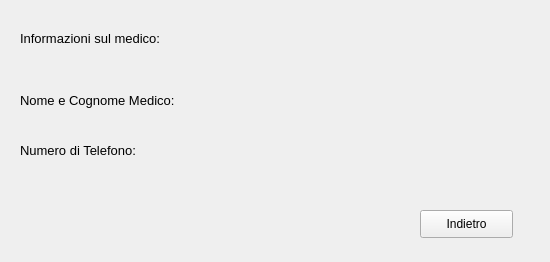
<?xml version="1.0" encoding="UTF-8"?>
<ui version="4.0">
 <class>Form</class>
 <widget class="QWidget" name="Form">
  <property name="geometry">
   <rect>
    <x>0</x>
    <y>0</y>
    <width>550</width>
    <height>262</height>
   </rect>
  </property>
  <property name="windowTitle">
   <string>Visualizza Informazioni Medico</string>
  </property>
  <widget class="QLabel" name="label">
   <property name="geometry">
    <rect>
     <x>20</x>
     <y>30</y>
     <width>211</width>
     <height>16</height>
    </rect>
   </property>
   <property name="font">
    <font>
     <pointsize>10</pointsize>
    </font>
   </property>
   <property name="text">
    <string>Informazioni sul medico:</string>
   </property>
  </widget>
  <widget class="QPushButton" name="pushButton">
   <property name="geometry">
    <rect>
     <x>420</x>
     <y>210</y>
     <width>93</width>
     <height>28</height>
    </rect>
   </property>
   <property name="text">
    <string>Indietro</string>
   </property>
  </widget>
  <widget class="QLabel" name="label_2">
   <property name="geometry">
    <rect>
     <x>20</x>
     <y>85</y>
     <width>211</width>
     <height>31</height>
    </rect>
   </property>
   <property name="font">
    <font>
     <pointsize>10</pointsize>
    </font>
   </property>
   <property name="text">
    <string>Nome e Cognome Medico:</string>
   </property>
  </widget>
  <widget class="QLabel" name="label_3">
   <property name="geometry">
    <rect>
     <x>20</x>
     <y>140</y>
     <width>191</width>
     <height>21</height>
    </rect>
   </property>
   <property name="font">
    <font>
     <pointsize>10</pointsize>
    </font>
   </property>
   <property name="text">
    <string>Numero di Telefono:</string>
   </property>
  </widget>
  <widget class="QLabel" name="label_4">
   <property name="geometry">
    <rect>
     <x>250</x>
     <y>90</y>
     <width>281</width>
     <height>16</height>
    </rect>
   </property>
   <property name="text">
    <string/>
   </property>
  </widget>
  <widget class="QLabel" name="label_5">
   <property name="geometry">
    <rect>
     <x>250</x>
     <y>150</y>
     <width>301</width>
     <height>16</height>
    </rect>
   </property>
   <property name="text">
    <string/>
   </property>
  </widget>
 </widget>
 <resources/>
 <connections/>
</ui>
